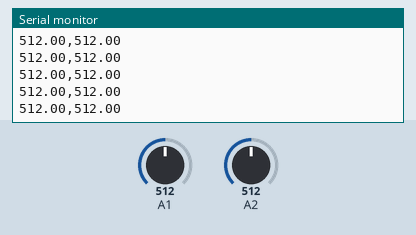
This sketch was run on a simulated Arduino Uno, built with avr-gcc and run on an emulated ATmega328P. On the bench: the last lines printed to the serial monitor. The test bench sets the inputs (shaded band); at power-on: A2 = 512, A1 = 512.

Above: at 1.2 s.
1.3 s: A2 set to 11
At 2.4 s:
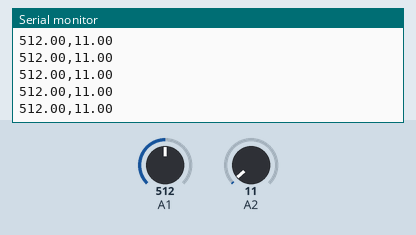
2.8 s: A2 set to 8
At 3.5 s:
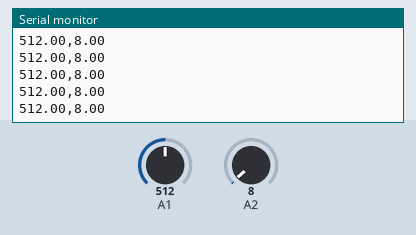
Timing chart, 0 to 5.8 s (numbered marks = the images above; inputs shaded):
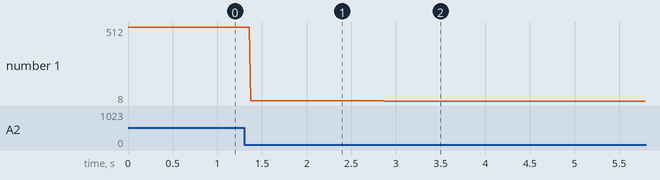

The sketch:

Distance-measurement-without-Kalman-Filter.ino
```cpp
void setup() {
    // put your setup code here, to run once:
  Serial.begin(9600);
  pinMode(A1,INPUT);
  pinMode(A2,INPUT);
  }

  void loop() {
    // put your main code here, to run repeatedly:
  float read_data1 = analogRead(A1);
  float read_data2 = analogRead(A2);
  Serial.print(read_data1);
  Serial.print(",");
  Serial.println(read_data2);
  }
  
```

Measured:
- after the input at 1.3 s, the serial monitor: prints a new line after 0.07 s (image 1)
- after the input at 2.8 s, the serial monitor: prints a new line after 0.07 s (image 2)
- plotted number 1: 512 → 11 after the input at 1.3 s, 11 → 8 after the input at 2.8 s
